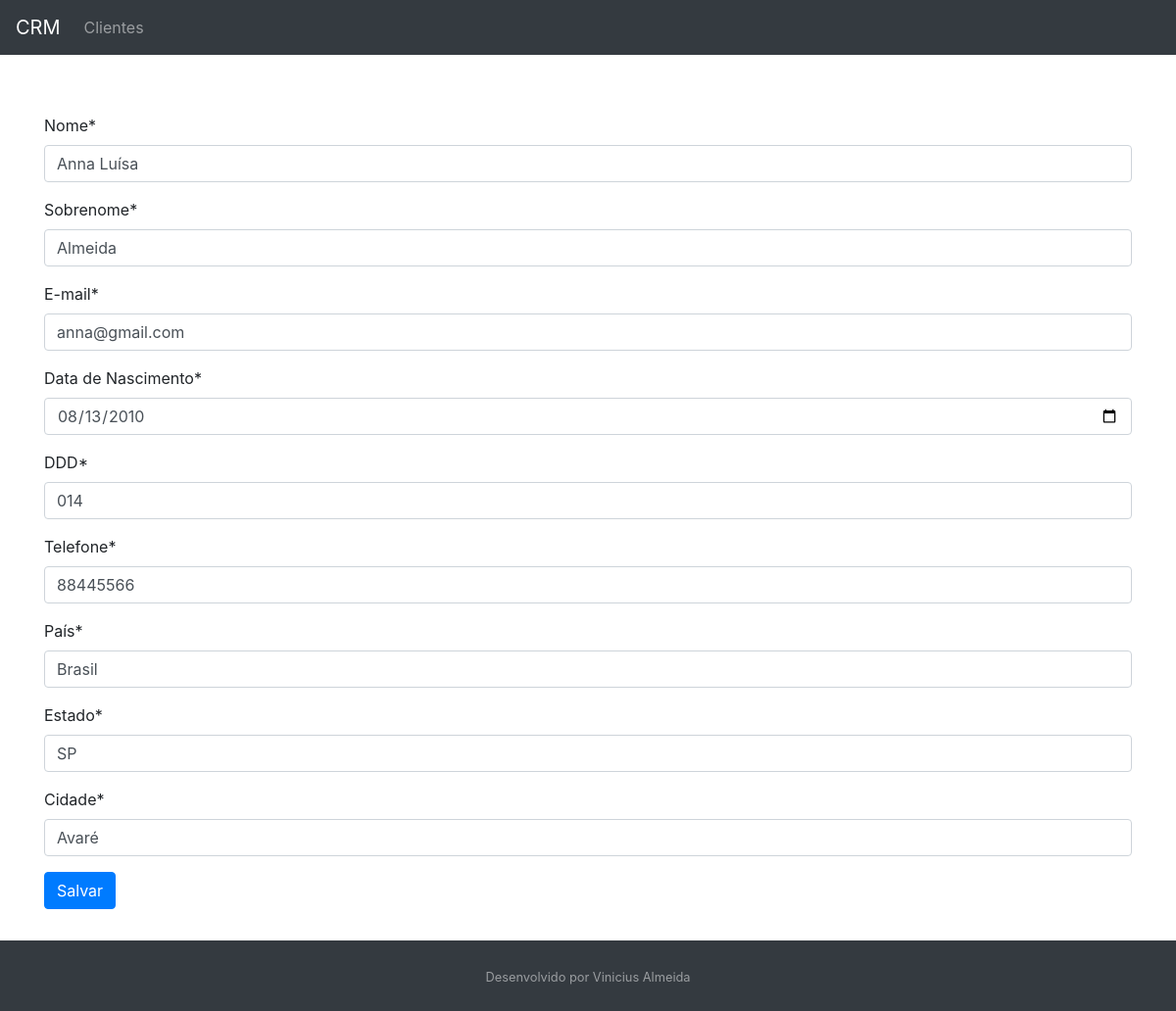
Page /customer/2/ on the earlier database version.
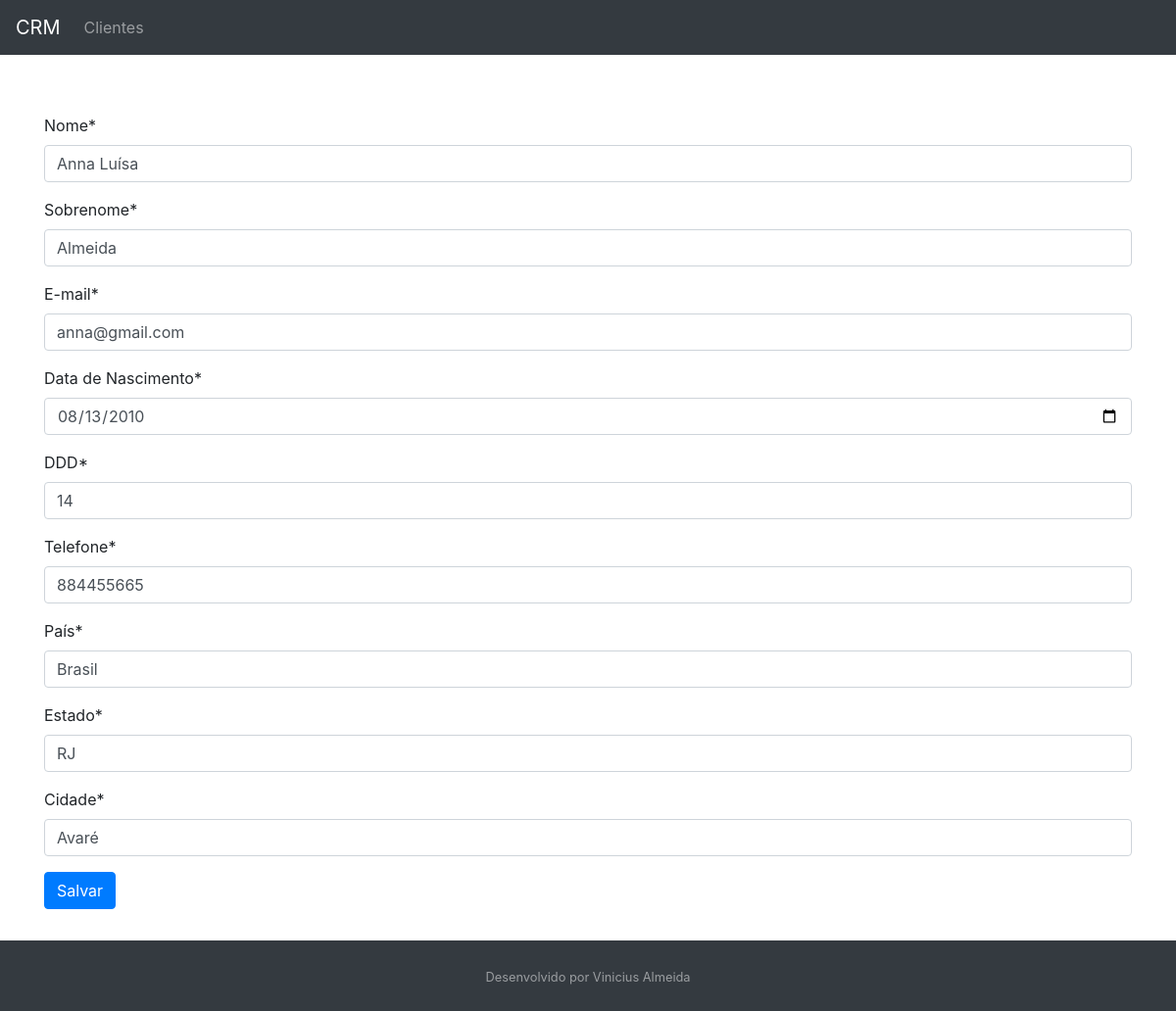
Same page on the later database version.
### customer/models.py (models this page shows, shortened)
class Customer(models.Model):
  first_name = models.CharField(max_length=30)
  last_name = models.CharField(max_length=50)
  email = models.EmailField()
  birth_date = models.DateField()
  area_code = models.CharField(max_length=3)
  phone_number = models.CharField(max_length=9)
  country = models.CharField(max_length=30)
  state = models.CharField(max_length=30)
  city = models.CharField(max_length=30)
  created_date = models.DateField(auto_now_add=True)
  update_date = models.DateTimeField(auto_now_add=True)
  active = models.BooleanField(default=True)
  class Meta:
    db_table = "customer"

### customer/views.py (the view, shortened to what this page needs)
# urls.py: path("<int:id>/", CustomerUpdateView.as_view(), name="customer-update"),
class CustomerUpdateView(UpdateView):
  template_name = "customer/customer.html"
  form_class = CustomerForm
  def get_object(self):
    id = self.kwargs.get("id")
    return get_object_or_404(Customer, id=id)

### customer/forms.py
class CustomerForm(forms.ModelForm):
  first_name = forms.CharField(
    label="Nome",
    error_messages={"max_length": "Nome não pode ter mais de 30 caracteres"}
  )
  last_name = forms.CharField(
    label="Sobrenome",
    error_messages={"max_length": "Sobrenome não pode ter mais de 30 caracteres"}
  )
  email = forms.EmailField(label="E-mail")
  birth_date = forms.CharField(label="Data de Nascimento", widget=DateInput())
  area_code = forms.RegexField(
    label="DDD",
    regex=r"^\+?1?[0-9]{2}$",
    error_messages={"invalid": "Número de DDD inválido"}
  )
  phone_number = forms.RegexField(
  label = "Telefone",
  regex = r"^\+?1?[0-9]{9,15}$",
  error_messages = {"invalid": "Número de Telefone inválido"}
  )
  country = forms.CharField(label="País")
  state = forms.CharField(label="Estado")
  city = forms.CharField(label="Cidade")
  class Meta:
    model = Customer
    fields = (
      "first_name",
      "last_name",
      "email",
      "birth_date",
      "area_code",
      "phone_number",
      "country",
      "state",
      "city"
    )

### customer/templates/customer/customer.html (shortened to what this page needs)
{% extends "model-page.html" %}
{% load crispy_forms_tags %}
{% block content %}
    <div>
        <form method="POST">{% csrf_token %}
            {{ form|crispy }}
            <button type="submit" class="btn btn-primary">Salvar</button>
        </form>
    </div>
{% endblock %}

Differences in the rows shown:
changed Customer "Anna Luísa": area_code "014" → "14"; phone_number "88445566" → "884455665"; state "SP" → "RJ"
